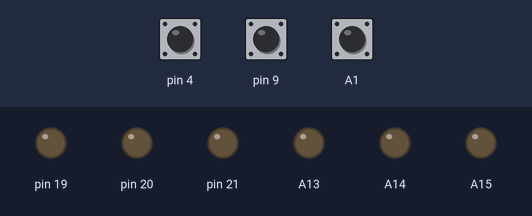
Bench run of a sketch on a simulated Arduino Mega 2560, built with avr-gcc and run on an emulated ATmega2560. Shown: output pins drawn as LEDs (lit = HIGH). The inputs (shaded band) are chosen by the test bench; at power-on: pin 4 HIGH, pin 9 HIGH, A1 HIGH.

Above: at 1.2 s.
1.3 s: pin 4 pulled LOW for 0.15 s
At 1.37 s:
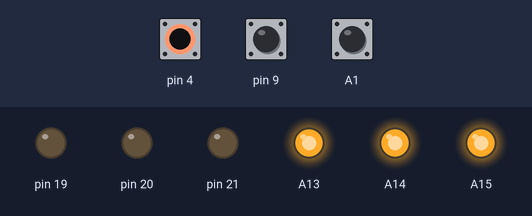
2.9 s: pin 4 pulled LOW for 3.2 s
At 7.1 s:
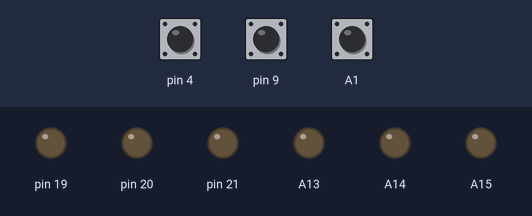
7.6 s: pin 9 pulled LOW for 3.2 s
At 8.2 s:
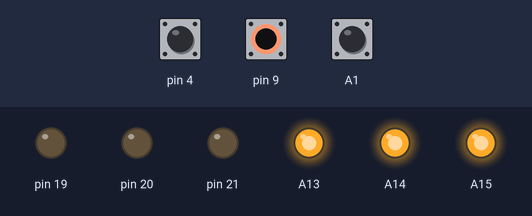
Timing chart, 0 to 12.3 s (numbered marks = the images above; inputs shaded):
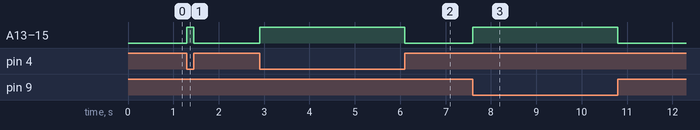

The sketch:

zadanie_2.ino
```cpp
void setup() {
pinMode(A15, OUTPUT);
	pinMode(A14, OUTPUT);
	pinMode(A13, OUTPUT);
	pinMode(21, INPUT);
	pinMode(20, INPUT);
	pinMode(19, INPUT);
	pinMode(2, INPUT_PULLUP);
	pinMode(3, INPUT_PULLUP);
	pinMode(A2, INPUT_PULLUP);
		pinMode(4, INPUT_PULLUP);
	pinMode(9, INPUT_PULLUP);
	pinMode(A1, INPUT_PULLUP);

}

void loop() {
	if(digitalRead(4) == LOW || digitalRead(9) == LOW || digitalRead(A1) == LOW){
		pinMode(20, OUTPUT);
		pinMode(19, OUTPUT);
		pinMode(21, OUTPUT);
		digitalWrite(A15, HIGH);
		digitalWrite(A14, HIGH);
		digitalWrite(A13, HIGH);
	}
	else{
		pinMode(21, INPUT);
		pinMode(20, INPUT);
		pinMode(19, INPUT);
		digitalWrite(A15, LOW);
		digitalWrite(A14, LOW);
		digitalWrite(A13, LOW);
	}
}
```

Measured:
- after the input at 1.3 s, A13–15: LOW → HIGH at once, → LOW 0.15 s later
- after the input at 2.9 s, A13–15: LOW → HIGH at once, → LOW 3.2 s later
- after the input at 7.6 s, A13–15: LOW → HIGH at once, → LOW 3.2 s later
